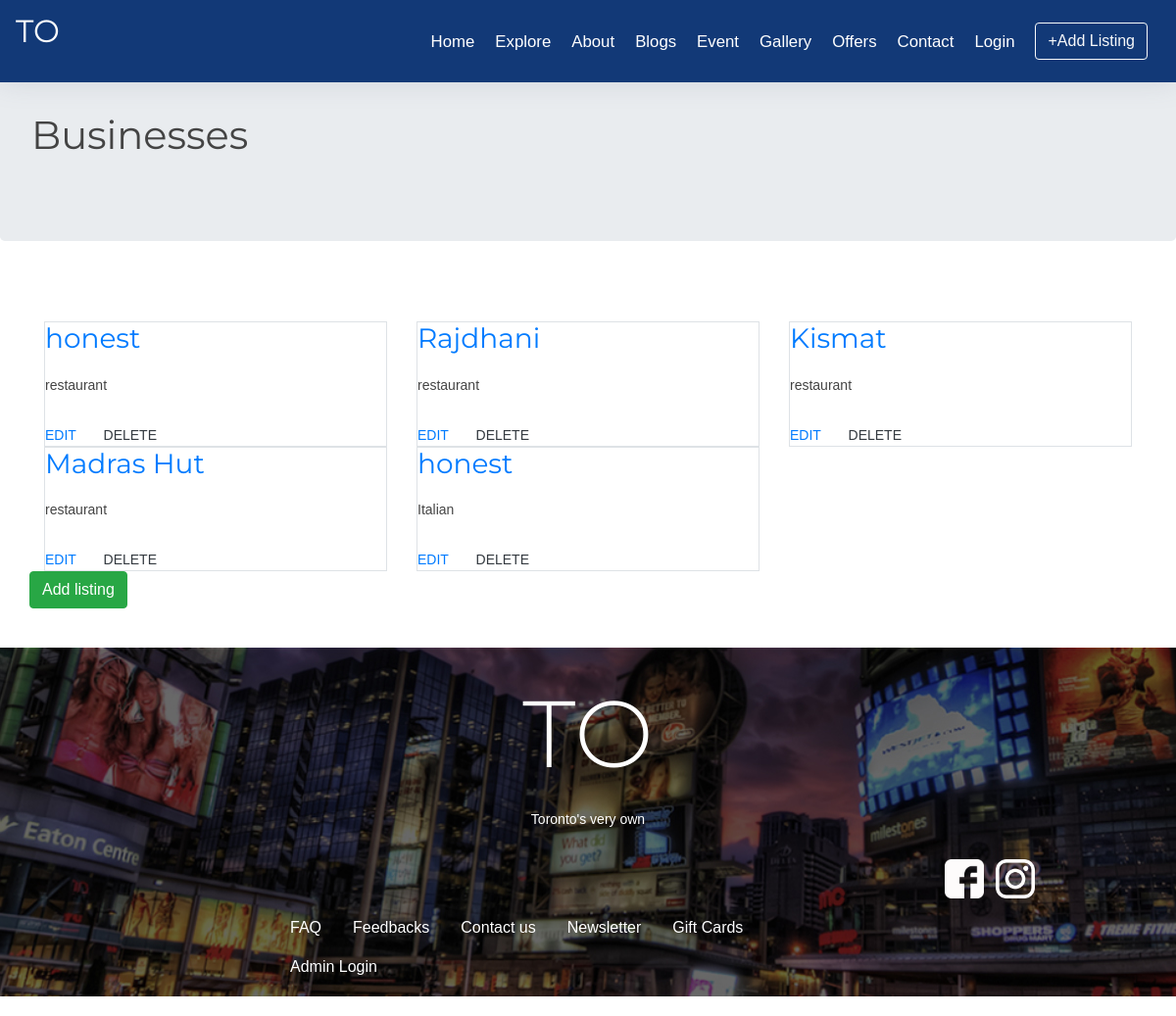
The app's page /Listing/viewlistings.php with its own data.
### tables this page shows
CREATE TABLE `businesses` (
  `ID` int(11) NOT NULL,
  `listing_name` varchar(20) NOT NULL,
  `listing_category` varchar(20) NOT NULL,
  `listing_city` varchar(20) NOT NULL,
  `listing_contact` varchar(50) DEFAULT NULL,
  `listing_email` varchar(50) NOT NULL,
  `published` tinyint(1) NOT NULL,
  `listing_featured` tinyint(1) NOT NULL
);

### Blog/database.php (called while the page is built, shortened)
<?php
class database
{
    private static $user = 'root';
    private static $pass = '';
    private static $dsn = 'mysql:host=localhost;dbname=listingdb';
    private static $dbcon;
    public static function getDb(){
        if(!isset(self::$dbcon)) {
            try {
                self::$dbcon = new PDO(self::$dsn, self::$user, self::$pass);
                self::$dbcon->setAttribute(PDO::ATTR_ERRMODE, PDO::ERRMODE_EXCEPTION);
            } catch (PDOException $e) {
                $msg = $e->getMessage();
                include 'customerror.php';
                exit();
            }
        }
        return self::$dbcon;
    }
}

### Listing/listings.php (called while the page is built, shortened)
<?php
class Listing
{
    public function getAllListing($dbcon){
        $sql = "SELECT * FROM businesses";
        $pdostm = $dbcon->prepare($sql);
        $pdostm->execute();
        $newListing = $pdostm->fetchAll(PDO::FETCH_OBJ);
        return $newListing;
    }
}
?>

### Listing/viewlistings.php (the view, shortened to what this page needs)
<?php
require_once 'Database.php';
require_once 'listings.php';
$b = new Listing();
$mylisting =  $b->getAllListing(Database::getDb());
?>
<div class="jumbotron">
    <div class="containerH">
      <h1>Businesses</h1>
        </div>
    </div>
<div class="container">
    <div class="row">
                <?php
                    if(sizeof($mylisting) > 0) {
                        foreach($mylisting as $listing){
                            echo '<div class="col-md-4 col-xs-6">
                                    <div class="border"><h3><a href="getListing.php?id='.$listing->ID.'">'.$listing->listing_name.'</a></h3>
                                    <p>'.$listing->listing_category.'</p>
                                    <a href="updateListing.php?id='.$listing->ID.'">EDIT</a>
                                    <a  onclick="javascript:confirmationDelete($(this));return false;"
                                        href="deleteListing.php?id='.$listing->ID.'"
                                        class="text-dark ml-4">DELETE</a>
                                  </div></div>';
                        }
                    }
                    else {
                       echo '<div class="alert alert-info d-flex justify-content-center">
                                <strong>Sorry !</strong> No Result Found
                            </div>';
                    }
                ?>
    </div>
    <div class="row">
    <a href="addlisting.php" class="btn btn-success float-right">Add listing</a>
    </div>
</div>

### css/style.css (style rules this page uses)
body { background: #fff; color: #444; font-family: "Open Sans", sans-serif; }
a { color: #007bff; transition: 0.5s; }
p { padding: 0; margin: 0 0 30px 0; }
h1, h2, h3, h4, h5, h6 { font-family: "Montserrat", sans-serif; font-weight: 400; margin: 0 0 20px 0; padding: 0; }

### Gallery/css/HFstyle.css (style rules this page uses)
body { font-family:Arial, Helvetica, sans-serif; font-size:14px; }
.containerH { padding-top: 50px; }

### Listing/css/style.css (style rules this page uses)
body { background: #fff; color: #444; font-family: "Open Sans", sans-serif; }
a { color: #007bff; transition: 0.5s; }
p { padding: 0; margin: 0 0 30px 0; }
h1, h2, h3, h4, h5, h6 { font-family: "Montserrat", sans-serif; font-weight: 400; margin: 0 0 20px 0; padding: 0; }

### Listing/css/HFstyle.css (style rules this page uses)
body { font-family:Arial, Helvetica, sans-serif; font-size:14px; }
.containerH { padding-top: 50px; }

### headerfooter/header.php (style rules this page uses)
body { font-family:Arial, Helvetica, sans-serif; font-size:14px; }
.container { padding-top: 50px; }

### records on screen
businesses: listing_name "honest", listing_category "restaurant"
businesses: listing_name "Rajdhani", listing_category "restaurant"
businesses: listing_name "Kismat", listing_category "restaurant"
businesses: listing_name "Madras Hut", listing_category "restaurant"
businesses: listing_name "honest", listing_category "Italian"
